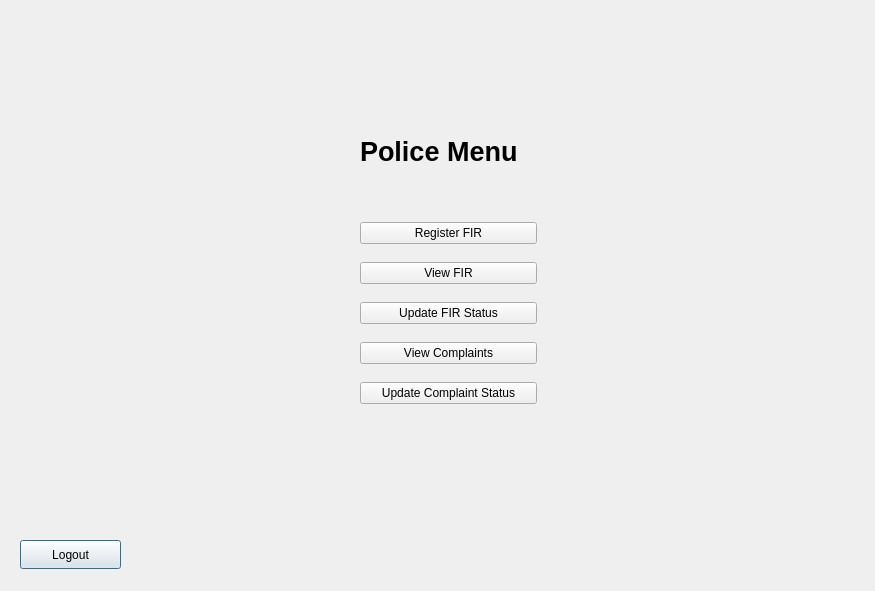
<?xml version="1.0" encoding="UTF-8"?>
<ui version="4.0">
 <class>Police_menu_page</class>
 <widget class="QDialog" name="Police_menu_page">
  <property name="geometry">
   <rect>
    <x>0</x>
    <y>0</y>
    <width>875</width>
    <height>591</height>
   </rect>
  </property>
  <property name="windowTitle">
   <string>Dialog</string>
  </property>
  <widget class="QPushButton" name="police_logout_button">
   <property name="geometry">
    <rect>
     <x>20</x>
     <y>540</y>
     <width>101</width>
     <height>29</height>
    </rect>
   </property>
   <property name="text">
    <string>Logout</string>
   </property>
  </widget>
  <widget class="QLabel" name="label">
   <property name="geometry">
    <rect>
     <x>360</x>
     <y>130</y>
     <width>190</width>
     <height>44</height>
    </rect>
   </property>
   <property name="text">
    <string>&lt;html&gt;&lt;head/&gt;&lt;body&gt;&lt;p&gt;&lt;span style=&quot; font-size:20pt; font-weight:700;&quot;&gt;Police Menu&lt;/span&gt;&lt;/p&gt;&lt;/body&gt;&lt;/html&gt;</string>
   </property>
  </widget>
  <widget class="QWidget" name="">
   <property name="geometry">
    <rect>
     <x>360</x>
     <y>210</y>
     <width>177</width>
     <height>211</height>
    </rect>
   </property>
   <layout class="QVBoxLayout" name="verticalLayout">
    <item>
     <widget class="QPushButton" name="police_register_fir_button">
      <property name="text">
       <string>Register FIR</string>
      </property>
     </widget>
    </item>
    <item>
     <widget class="QPushButton" name="police_view_fir_button">
      <property name="text">
       <string>View FIR</string>
      </property>
     </widget>
    </item>
    <item>
     <widget class="QPushButton" name="police_update_fir_status_button">
      <property name="text">
       <string>Update FIR Status</string>
      </property>
     </widget>
    </item>
    <item>
     <widget class="QPushButton" name="police_view_complaint_button">
      <property name="text">
       <string>View Complaints</string>
      </property>
     </widget>
    </item>
    <item>
     <widget class="QPushButton" name="police_update_complaint_status_button">
      <property name="text">
       <string>Update Complaint Status</string>
      </property>
     </widget>
    </item>
   </layout>
  </widget>
 </widget>
 <resources/>
 <connections/>
</ui>
